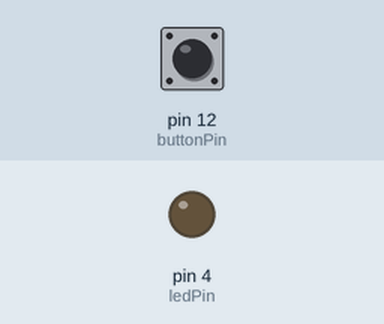
This sketch was run on a simulated Arduino Uno, built with avr-gcc and run on an emulated ATmega328P. On the bench: output pins drawn as LEDs (lit = HIGH). The test bench sets the inputs (shaded band); at power-on: pin 12 (buttonPin) LOW.

Above: at 1.2 s.
1.3 s: pin 12 (buttonPin) pulled HIGH for 0.15 s
At 1.37 s:
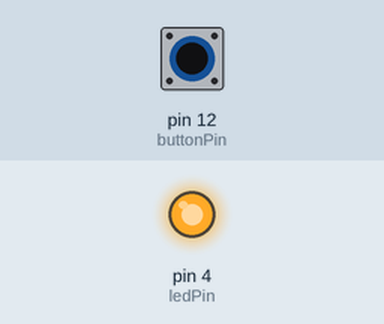
2.9 s: pin 12 (buttonPin) pulled HIGH for 3.2 s
At 7.1 s:
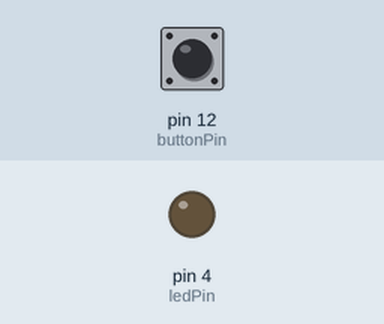
Timing chart, 0 to 8.6 s (numbered marks = the images above; inputs shaded):
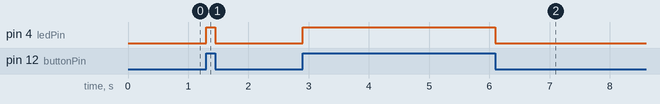

The sketch:

push_button.ino
```cpp
const int buttonPin = 12;
const int ledPin = 4;
int buttonState = 0;

void setup() {
  // put your setup code here, to run once:
pinMode(buttonPin, INPUT);
pinMode(ledPin, OUTPUT);
}

void loop() {
  // put your main code here, to run repeatedly:
buttonState=digitalRead(buttonPin);
if (buttonState == HIGH)
{
  digitalWrite(ledPin, HIGH);
}
else
{
digitalWrite(ledPin, LOW);
}
}
```

Measured:
- after the input at 1.3 s, pin 4 (ledPin): LOW → HIGH at once, → LOW 0.15 s later
- after the input at 2.9 s, pin 4 (ledPin): LOW → HIGH at once, → LOW 3.2 s later
